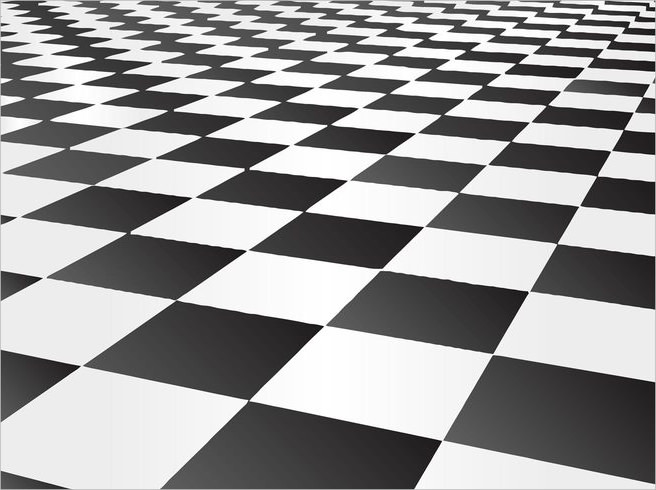
#> input picture Computer Vision/test-images/3.jpg, 656 x 490 px
$ jupyter execute Camera_Grid_Calibration.ipynb
#> lines starting #> are read from the running program, lines starting #| are printed output that depends on the picture; after the words box and inside, x2 and y2 are one past the last pixel; in counts of white or black regions, pixels touching at a corner belong together
# README: Planar Grid Camera Calibration & Radial Distortion Estimation

## Overview
This project provides a robust, fully automated pipeline for estimating camera intrinsics, extrinsics, and radial distortion parameters from a single image of a planar rectangular grid (e.g., tiled floor, printed grid, or checkerboard). The method is designed to work with unknown cameras, unknown distortion, partial occlusion, oblique perspectives, and moderate noise or lighting variation.

## Theory & Mathematical Formulation

### Radial Distortion Model
We use the Brown-Conrady radial distortion model:

$$
\begin{align*}
x_d &= x_u (1 + k_1 r^2 + k_2 r^4)
y_d &= y_u (1 + k_1 r^2 + k_2 r^4)
\end{align*}
$$

Where:
- $(x_u, y_u)$: undistorted normalized image coordinates
- $(x_d, y_d)$: distorted normalized image coordinates
- $r^2 = x_u^2 + y_u^2$
- $k_1, k_2$: radial distortion coefficients

### Camera Model
- **Intrinsics:** $K = \begin{bmatrix} f_x & 0 & c_x \\ 0 & f_y & c_y \\ 0 & 0 & 1 \end{bmatrix}$
- **Extrinsics:** $R$ (rotation), $t$ (translation)
- **Principal Point:** $(c_x, c_y)$

### Cost Function
Minimize the robust reprojection error between detected grid corners $p_i$ and projected model points $\hat{p}_i$:

$$
	ext{Cost} = \sum_{i} \rho\left( \| p_i - \hat{p}_i(K, R, t, k_1, k_2) \|^2 \right)
$$

Where $\rho$ is a robust loss (e.g., Huber) to reduce outlier influence.

## Pipeline functions

1. **Automatic grid corner detection:**
   - The image is processed using Harris corner detection to find all intersection points in the grid, regardless of grid type (not limited to chessboards).
   - Detected corners are visualized and saved as `generic_grid_detected.png`.

2. **Grid size estimation and assignment of model coordinates:**
   - The number of unique rows and columns is estimated from the detected corners.
   - Each detected corner is assigned a model coordinate (row, column) based on its position.

3. **Sorting and matching detected corners to model grid points:**
   - Corners are sorted in row-major order and matched to their corresponding model grid positions.

4. **RANSAC-based outlier removal:**
   - A homography is fitted between model grid points and detected image points using RANSAC.
   - Outlier points (e.g., spurious detections, occluded or noisy corners) are removed, keeping only reliable matches.

5. **Camera intrinsics, extrinsics, and principal point estimation:**
   - Using the inlier correspondences, OpenCV's calibration routine estimates the camera's intrinsic parameters (focal lengths, principal point) and extrinsic parameters (rotation, translation).

6. **Radial distortion parameter estimation:**
   - The Brown-Conrady model is used to estimate radial distortion coefficients ($k_1$, $k_2$) that best explain the observed deviations from ideal projection.

7. **Robust non-linear optimization:**
   - All parameters (intrinsics, extrinsics, distortion) are refined by minimizing a robust cost function (Huber loss) on the reprojection error between detected and predicted grid points.

8. **Image undistortion and computation of undistorted grid:**
   - The estimated parameters are used to undistort the input image, producing `undistorted_grid.jpg`.
   - The undistorted grid is computed and can be visualized for validation.

9. **Reprojection error computation and reporting:**
   - The undistorted grid points are reprojected back into the original image using the estimated distortion model.
   - The residuals (pixel errors) between detected and predicted positions are computed and reported (mean and standard deviation).

10. **Visualization outputs:**
    - `generic_grid_detected.png`: Shows detected grid corners on the original image.
    - `undistorted_grid.jpg`: Shows the undistorted image using the estimated camera and distortion parameters.
    - Console output: Reports grid size, distortion coefficients, and reprojection error statistics.

## Practical Notes
- The pipeline works for any rectangular grid, including tiled floors, printed grids, or checkerboards.
- The grid does not need to be perfectly visible or aligned; partial occlusion and perspective distortion are handled.
- Harris corner detection may detect spurious points; RANSAC and robust optimization mitigate this.
- The code auto-estimates grid size and matches detected corners to model coordinates.
- Outputs include visualizations and quantitative error metrics for validation.

## How to Run
1. Place your grid image (e.g., `3.jpg`) in the project directory.
2. Install dependencies:
   ```bash
   pip install numpy opencv-python scipy
   ```
3. Run the notebook `Camera_Grid_Calibration.ipynb`.
   - The pipeline will auto-detect grid corners, estimate parameters, and output results.

## Outputs
- `generic_grid_detected.png`: Visualization of detected grid corners
- `undistorted_grid.jpg`: Undistorted image using estimated parameters
- Console output: Estimated grid size, distortion coefficients, mean and std reprojection error

[cell 1]
import cv2
import numpy as np
from scipy.optimize import least_squares
import matplotlib.pyplot as plt

# This function finds the intersection points (corners) in a generic rectangular grid image.
# It uses Harris corner detection, which is good for finding sharp changes in intensity.
# The function also saves a visualization of detected corners for sanity checking.
def detect_grid_corners(image_path):
    # Load the color image and make a grayscale copy for processing
#> called with image_path = 'test-images/3.jpg'
    img_color = cv2.imread(image_path, cv2.IMREAD_COLOR)
#> img_color is the input picture: shape (490, 656, 3); mean B, G, R 153.5, 153.3, 153.8
    img = cv2.cvtColor(img_color, cv2.COLOR_BGR2GRAY)
    # Improve contrast to make corners more visible
    img = cv2.equalizeHist(img)
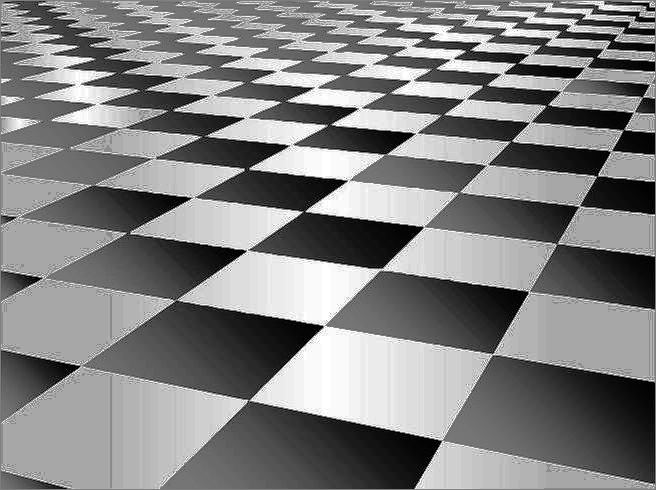
#> img: shape (490, 656); min 0, max 255, mean 130.4
    # Blur the image slightly to reduce noise
    img = cv2.GaussianBlur(img, (5, 5), 0)
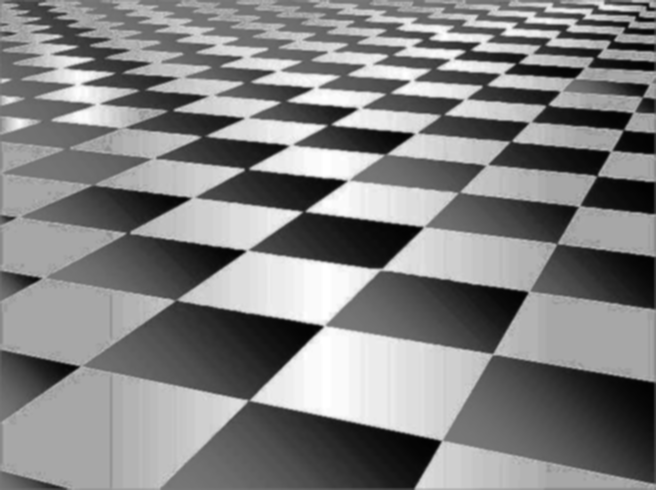
#> img: shape (490, 656); min 2, max 255, mean 130.4
    # Harris corner detection algorithm
    dst = cv2.cornerHarris(img, 2, 3, 0.04)
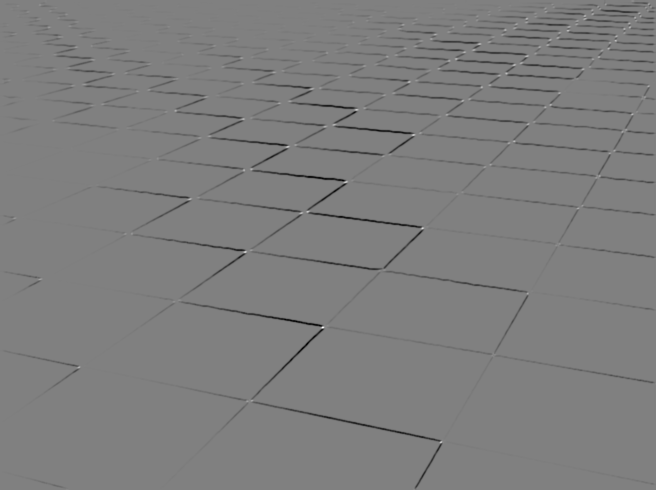
#> dst: shape (490, 656) float32; min -0.00332, max 0.00328, mean -5.39e-05; drawn with min black and max white
    # Make the detected corners more prominent
    dst = cv2.dilate(dst, None)
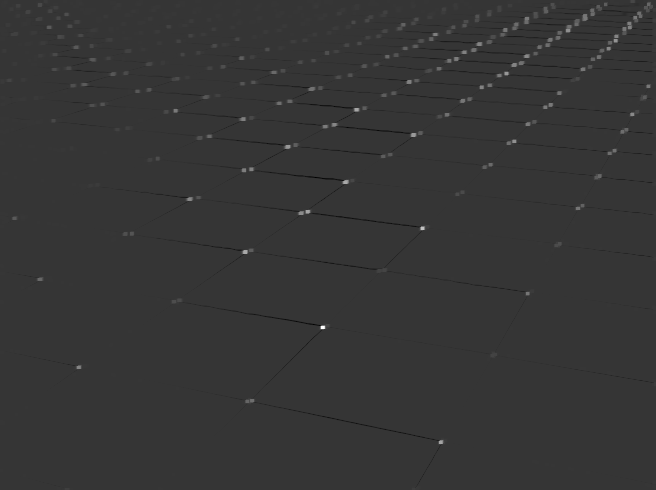
#> dst: shape (490, 656) float32; min -0.000878, max 0.00328, mean 3.71e-06; drawn with min black and max white
    # Threshold to get binary image of corners
    ret, dst_bin = cv2.threshold(dst, 0.01 * dst.max(), 255, 0)
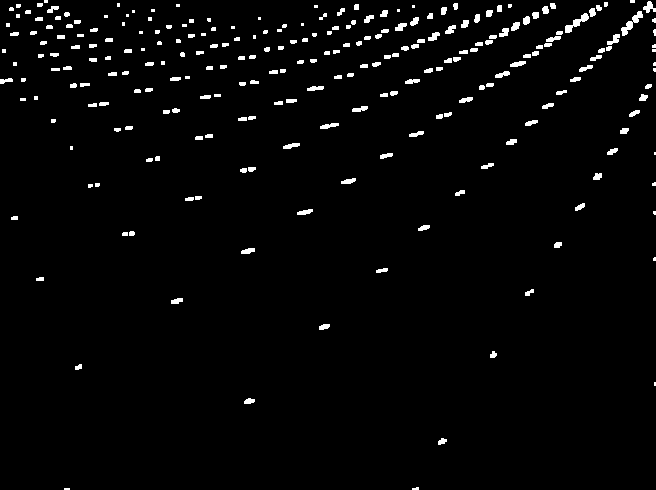
#> dst_bin: shape (490, 656) float32; 2.5% white; 250 white regions (62 under 20 px), largest, box (x1, y1, x2, y2) and area: (621, 11, 643, 36) 180, (565, 13, 589, 33) 164, (643, 1, 656, 13) 84
#> ret = 3.28e-05
    dst_bin = np.uint8(dst_bin)
    # Find connected components (clusters of pixels) in the binary image
    ret, labels, stats, centroids = cv2.connectedComponentsWithStats(dst_bin)
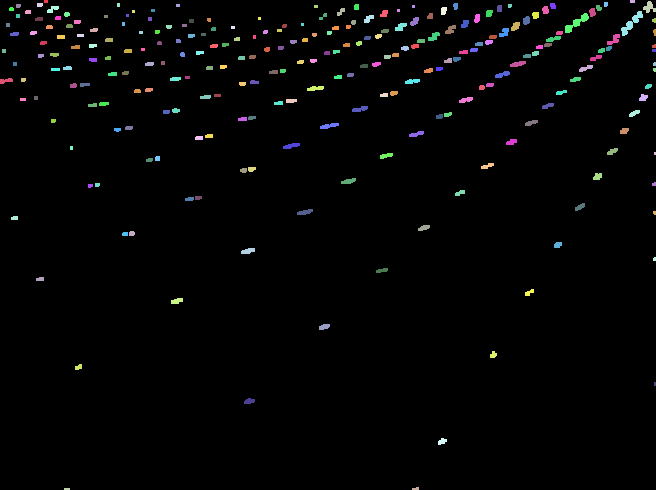
#> labels: shape (490, 656) int32; 251 distinct labels, from 0 to 250; one colour per label, 0 black
#> ret = 251; stats = 251 rows, first 6: [0, 0, 656, 490, 313477], [44, 0, 4, 3, 12], [630, 0, 5, 3, 15], [643, 1, 13, 12, 84], [37, 3, 6, 4, 23], [117, 3, 3, 4, 12]; centroids = 251 pairs, first value 3.5 to 654.5, second value 1 to 488.5
    # Remove the first centroid, which is the background
    centroids = centroids[1:]
#> centroids = 250 pairs, first value 3.5 to 654.5, second value 1 to 488.5
    # Draw detected corners on a color copy for visualization
    vis = img_color.copy()
    for c in centroids:
        cv2.circle(vis, (int(c[0]), int(c[1])), 3, (0, 0, 255), -1)
#> this loop made 250 passes
#> c on passes 1 to 3: [45.5, 1], [632, 1], [648.9, 6.94]
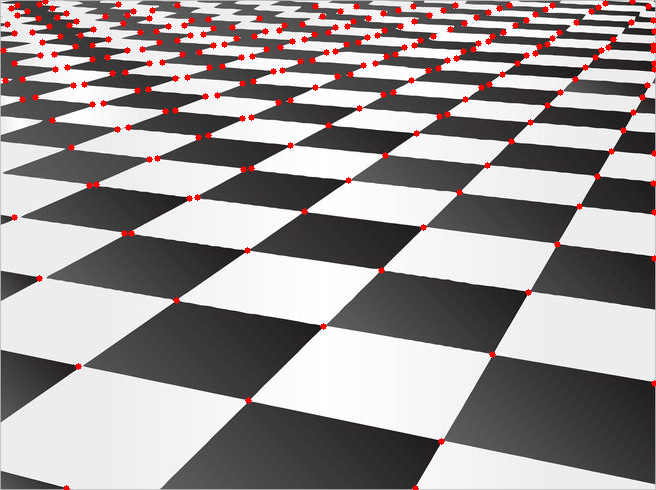
#> vis: shape (490, 656, 3); 2.23% of pixels changed, all inside (x1, y1, x2, y2) = (0, 0, 656, 490)
    cv2.imwrite("generic_grid_detected.png", vis)
    # Display detected corners inline (Jupyter)
    plt.figure(figsize=(8, 6))
    plt.imshow(cv2.cvtColor(vis, cv2.COLOR_BGR2RGB))
    plt.axis('off')
    plt.title("Detected Corners")
    plt.show()
    # Return the centroids, the processed grayscale image and original color image
    return centroids, img, img_color

# This function applies the Brown-Conrady radial distortion model.
# It takes normalized coordinates and distortion parameters, and returns distorted coordinates.
def brown_conrady_distortion(xu, yu, k1, k2):
    r2 = xu**2 + yu**2
    factor = 1 + k1 * r2 + k2 * r2**2
    xd = xu * factor
    yd = yu * factor
    return xd, yd

# This function projects 3D grid points to 2D image points using camera parameters,
# then applies the distortion model to simulate how the camera "sees" the grid.
def project_and_distort(objp, params):
    fx, fy, cx, cy, k1, k2 = params[:6]
    rvec = params[6:9].reshape(3, 1)
    tvec = params[9:12].reshape(3, 1)
    K = np.array([[fx, 0, cx], [0, fy, cy], [0, 0, 1]])
    # Project points using OpenCV's function (no distortion yet)
    pts, _ = cv2.projectPoints(objp, rvec, tvec, K, np.zeros(5))
    pts = pts.squeeze()
    # Convert to normalized coordinates (relative to principal point and focal length)
    xu = (pts[:, 0] - cx) / fx
    yu = (pts[:, 1] - cy) / fy
    # Apply the distortion model
    xd, yd = brown_conrady_distortion(xu, yu, k1, k2)
    # Convert back to pixel coordinates
    x_pix = xd * fx + cx
    y_pix = yd * fy + cy
    return np.vstack([x_pix, y_pix]).T

# This function computes the reprojection error between detected and modeled points.
# It uses Huber loss to reduce the influence of outliers (robust optimization).
def robust_reprojection_error(params, objp, img_pts):
    proj_pts = project_and_distort(objp, params)
    residuals = proj_pts - img_pts
    delta = 1.0
    abs_res = np.abs(residuals)
    loss = np.where(abs_res < delta, 0.5 * residuals**2, delta * (abs_res - 0.5 * delta))
    return loss.ravel()

# This is the main pipeline for grid-based camera calibration and distortion estimation.
def main(image_path):
    # Step 1: Detect grid corners in the image (also get original color image)
    centroids, img, img_color = detect_grid_corners(image_path)
#> (the rest of the program and of its run is left out)
